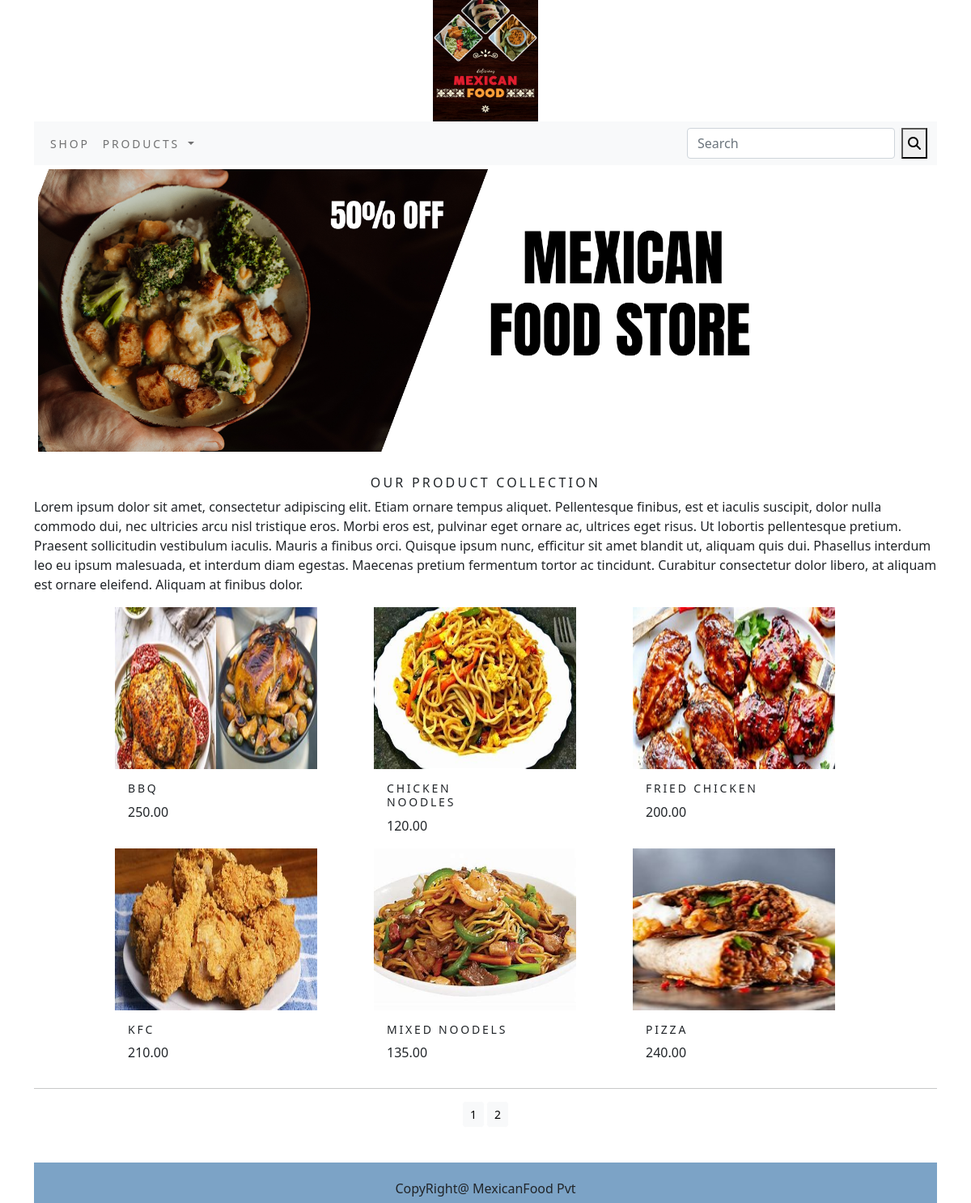
The app's page /shop/ with its own data.
### shopapp/models.py (models this page shows, shortened)
class Product(models.Model):
    name=models.CharField(max_length=250,unique=True)
    slug=models.SlugField(max_length=250,unique=True)
    description=models.TextField(blank=True)
    price=models.DecimalField(max_digits=10,decimal_places=2)
    category=models.ForeignKey(Category,on_delete=models.CASCADE)
    image=models.ImageField(upload_to='product')
    stock=models.IntegerField()
    available=models.BooleanField(default=True)
    created=models.DateTimeField(auto_now_add=True)
    updated=models.DateTimeField(auto_now=True)
    def get_url(self):
        return reverse('shopapp:productdetalis',args=[self.category.slug,self.slug])
    class Meta():
        ordering=('name'),
        verbose_name='product'
        verbose_name_plural='products'

### shopapp/views.py (the view)
# urls.py: path('',views.productcategory,name='productcategory'),
def productcategory(request,slug_c=None):
    c_page=None
    products_list=None
    if slug_c!=None:
        c_page=get_object_or_404(Category,slug=slug_c)
        products_list=Product.objects.all().filter(category=c_page,available=True)
    else:
        products_list=Product.objects.all().filter(available=True)
    paginator=Paginator(products_list,6)
    try:
        page=int(request.GET.get('page','1'))
    except:
        page = 1
    try:
        products=paginator.page(page)
    except (EmptyPage,InvalidPage):
        Products=paginator.page(paginator.num_pages)
    return render(request,'category.html',{'category':c_page,'products':products})

### cart/context_processors.py (called while the page is built)
def counter(request):
    item_count=0
    if 'admin' in request.path:
        return {}
    else:
        try:
            cart=Cart.objects.filter(cart_id=cart_id(request))
            car_items=CartItem.objects.all().filter(cart=cart[:1])
            for cart_item in car_items:
                item_count += cart_item.quantity
        except Cart.DoesNotExist:
                item_count = 0
    return dict(item_count=item_count)

### cart/views.py (called while the page is built)
def cart_id(request):
    cart=request.session.session_key
    if not cart:
        cart=request.session.create()
    return cart

### shopapp/context_processors.py (called while the page is built)
def menu_links(request):
    Links=Category.objects.all()
    return dict(links=Links)

### shopapp/models.py (called while the page is built)
    def get_url(self):
        return reverse('shopapp:product_by_category',args=[self.slug])

### templates/category.html (shortened to what this page needs)
{% extends 'base.html' %}
{% load static %}
{% block content %}
<div class="mx_auto">
    {% if c_page %}
        <img class="my_image" src="{{category.image.url }}" alt="{{category.name}}">
</div>
<br>
    <div>
        <h1 class="text_center my_title ">{{category.name}}</h1>
        <p class="text-justify">{{category.description}}</p>
    </div>
    {% else %}
<div>
    <img class="my_image my_image_padding" src="{% static 'img/banner.png' %}" alt="our Product" width="1250">
</div>
<br>
<div>
    <h1 class="text-center my_title">Our Product Collection</h1>
    <p class="text-justify">
        Lorem ipsum dolor sit amet, consectetur adipiscing elit. Etiam ornare tempus aliquet. Pellentesque finibus, est et iaculis suscipit, dolor nulla commodo dui, nec ultricies arcu nisl tristique eros. Morbi eros est, pulvinar eget ornare ac, ultrices eget risus. Ut lobortis pellentesque pretium. Praesent sollicitudin vestibulum iaculis. Mauris a finibus orci. Quisque ipsum nunc, efficitur sit amet blandit ut, aliquam quis dui. Phasellus interdum leo eu ipsum malesuada, et interdum diam egestas. Maecenas pretium fermentum tortor ac tincidunt. Curabitur consectetur dolor libero, at aliquam est ornare eleifend. Aliquam at finibus dolor.
    </p>
</div>
{% endif %}
<div class="col-9 col-sm-12">
    <div class="row mx_auto">
        {% for i in products.object_list %}
        <div class="" style="width: 20rem;">
           <a href="{{i.get_url}}"> <img src="{{i.image.url}}" style="width: 250px; height: 200px; margin-left: 100px;" alt="{{i.name}}"></a>
            <div class="card-body">
              <h4 class="card-title" style=" margin-left: 100px;">{{i.name}}</h4>
              <p class="card-text"style=" margin-left: 100px;">{{i.price}}</p>
            </div>
          </div>
        {% endfor %}
    </div>
    <div class="mx_auto">
        {% if products.paginator.num_pages > 1 %}
        <hr>
        <div class="text-center">
            {% for pg in products.paginator.page_range %}
            <a href="?page={{pg}}" class="btn btn-light btn-sm {% if products.numbe == pg %} Active {% endif %}">{{pg}}</a>
            {% endfor%}
        </div>
        {% endif %}
    </div>
    <br>
    </div>
      <div class="footer">
        <p style="text-align: center; padding-top: 20px;" >CopyRight@ MexicanFood Pvt </p>
      </div>
{% endblock %}

### templates/base.html (shortened to what this page needs)
{% load static %}
<!DOCTYPE html>
<html lang="en">
<head>
    <link rel="stylesheet" href="{% static 'css/custom.css' %}">
    <link href="{% static 'css/bootstrap.min.css' %}" rel="stylesheet" >
</head>
<body>
    <div class="container">
        {% include 'header.html' %}
        {% include 'navbar.html' %}
        {% block content %}
        {% endblock %}
    </div>
</body>
</html>

### templates/header.html (shortened to what this page needs)
{% load static %}
<header>
    <center>
        <img src="{% static 'img/logo.png' %}" alt="FOOD COURT" style="width: 130px; height: 150px;">
    </center>
</header>

### templates/navbar.html (shortened to what this page needs)
<nav class="navbar navbar-expand-lg navbar-light bg-light">
  <div class="container-fluid">
    <div class="collapse navbar-collapse" id="navbarSupportedContent">
      <ul class="navbar-nav me-auto mb-2 mb-lg-0">
        <li class="nav-item">
          <a class="nav-link" href="{% url 'shopapp:productcategory' %}"></i>Shop</a>
        </li>
        <li class="nav-item dropdown  ">
          <a class="nav-link dropdown-toggle" href="" id="navbarDropdown" role="button" data-bs-toggle="dropdown" aria-expanded="false">
          Products
          </a>
        </li>
      </ul>
      <form class="d-flex"  action="{% url 'searchapp:searchresult' %}" method="get">
        <input class="form-control me-2" type="search" name="q" placeholder="Search" aria-label="Search">
        <button><i class="fa-solid fa-magnifying-glass"></i></button>
      </form>
    </div>
  </div>
</nav>

### static/css/custom.css (style rules this page uses)
.nav-item { letter-spacing: .2em; font-size: 14px; text-transform: uppercase; }
body { font-family: 'Roboto',sans-serif; }
.my_image { width: 100%; height: auto; }
.my_title { font-size: 16px; text-transform: uppercase; letter-spacing: .2em; }
.my_image_padding { padding: 5px; }
.card-body h4 { font-size: 14px; text-transform: uppercase; letter-spacing: .2em; }

### templates/category.html (style rules this page uses)
.footer { background-color: rgb(124, 163, 198); margin-top: 20px; height: 50px; text-align: center; }

### records on screen
Product: image (picture), name "BBQ", price "250.00"
Product: image (picture), name "CHICKEN NOODLES", price "120.00"
Product: image (picture), name "FRIED CHICKEN", price "200.00"
Product: image (picture), name "KFC", price "210.00"
Product: image (picture), name "MIXED NOODELS", price "135.00"
Product: image (picture), name "PIZZA", price "240.00"

### other values on screen
{{ pg }} "1" "2"
